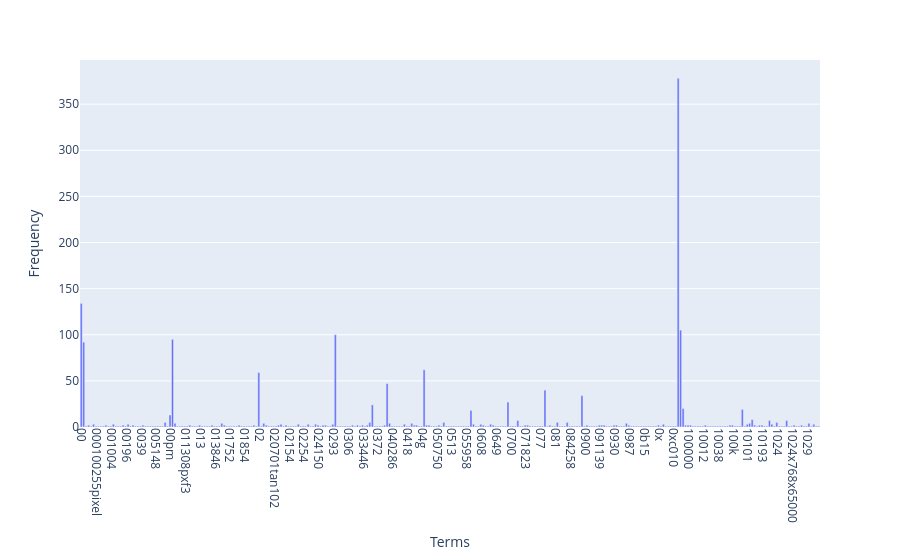

Notebook code cell kept with this figure:
### Markdown cell above
### >>> **Exercise 12 (take home):**
If you want a nicer interactive visualization here, I would encourage you try to install and use plotly to achieve this.

### Code cell
# Answer here
import plotly.express as px

fig = px.bar(x=count_vect.get_feature_names_out()[:300], 
             y=term_frequencies[:300],
             labels={'x': 'Terms', 'y': 'Frequency'})

fig.update_xaxes(tickangle=90)
fig.show()

### Figure 1 — Plotly figure (JSON) as saved in the notebook; plotly's stock layout.template omitted (floating-point values rounded to 4 significant figures; data arrays with more than 128 entries replaced by an {"elided": "..."} marker saying what was removed)
{"data": [{"hovertemplate": "Terms=%{x}<br>Frequency=%{y}<extra></extra>", "legendgroup": "", "marker": {"color": "#636efa", "pattern": {"shape": ""}}, "name": "", "orientation": "v", "showlegend": false, "textposition": "auto", "type": "bar", "x": {"elided": "300 str values"}, "xaxis": "x", "y": {"elided": "300 int values"}, "yaxis": "y"}], "layout": {"barmode": "relative", "legend": {"tracegroupgap": 0}, "margin": {"t": 60}, "xaxis": {"anchor": "y", "domain": [0, 1], "tickangle": 90, "title": {"text": "Terms"}}, "yaxis": {"anchor": "x", "domain": [0, 1], "title": {"text": "Frequency"}}}}
